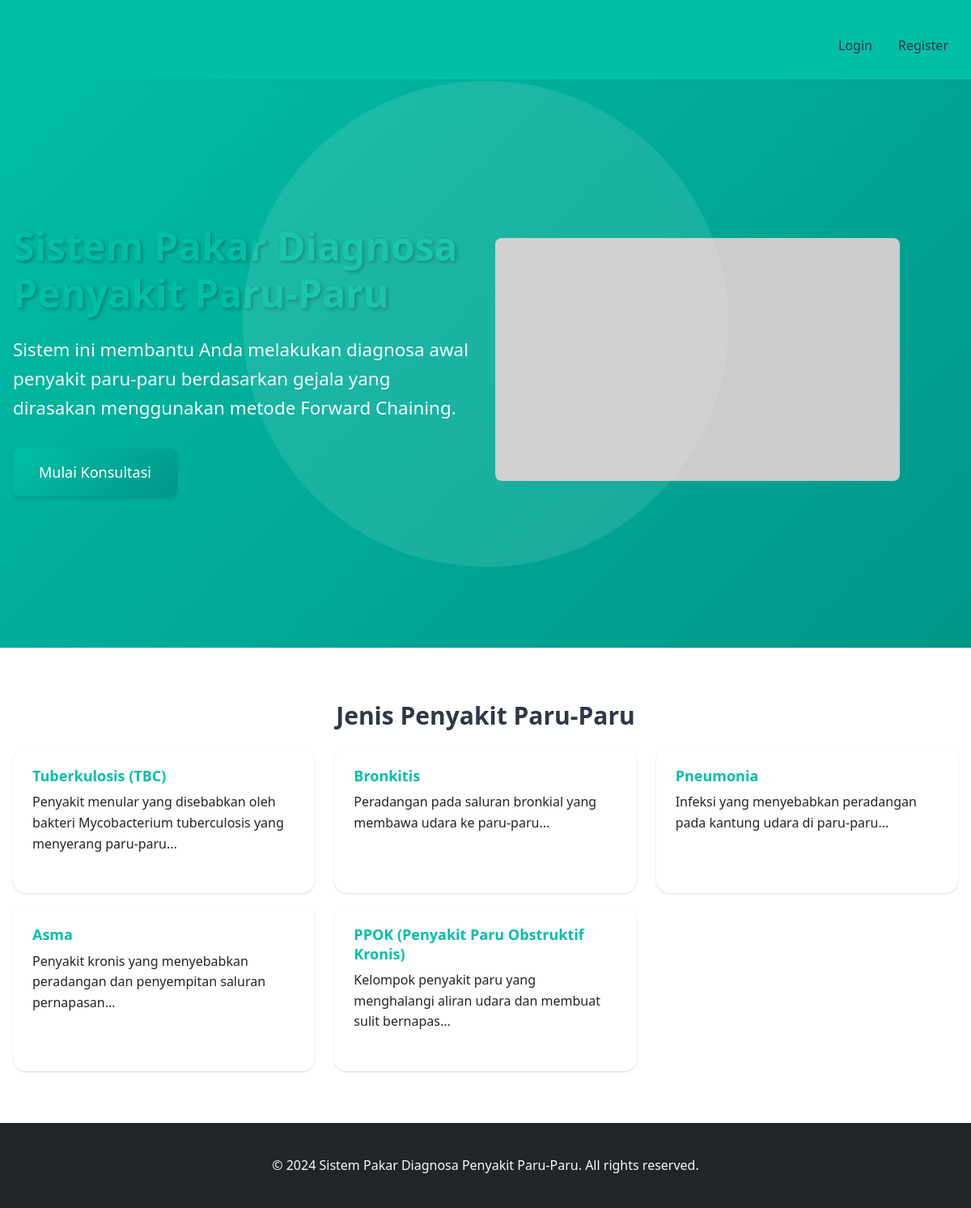
The page /index_lawas.php on the database its author committed.
### tables this page shows
CREATE TABLE penyakit (
    id_penyakit INT AUTO_INCREMENT PRIMARY KEY,
    nama_penyakit VARCHAR(100) NOT NULL,
    deskripsi TEXT,
    solusi TEXT
);

### koneksi.php (called while the page is built, shortened)
<?php
function is_logged_in() {
    return isset($_SESSION['user_id']);
}
?>

### index_lawas.php (the view, shortened to what this page needs)
<?php include 'koneksi.php'; ?>
<!DOCTYPE html>
<html lang="id">
<head>
    <link href="https://cdn.jsdelivr.net/npm/bootstrap@5.3.0/dist/css/bootstrap.min.css" rel="stylesheet">
    <link rel="stylesheet" href="assets/css/style.css">
</head>
<body>
    <nav class="navbar navbar-expand-lg navbar-dark bg-primary">
        <div class="container">
            <a class="navbar-brand" href="index.php">
            </a>
            <div class="navbar-nav ms-auto">
                <?php if (is_logged_in()): ?>
                    <?php if (is_admin()): ?>
                        <a class="nav-link" href="admin/dashboard.php">Dashboard Admin</a>
                    <?php else: ?>
                        <a class="nav-link" href="user/dashboard.php">Dashboard User</a>
                    <?php endif; ?>
                    <a class="nav-link" href="logout.php">Logout</a>
                <?php else: ?>
                    <a class="nav-link" href="login.php">Login</a>
                    <a class="nav-link" href="register.php">Register</a>
                <?php endif; ?>
            </div>
        </div>
    </nav>
    <section class="hero bg-light py-5">
        <div class="container">
            <div class="row align-items-center">
                <div class="col-md-6">
                    <h1 class="display-4 fw-bold text-primary">Sistem Pakar Diagnosa Penyakit Paru-Paru</h1>
                    <p class="lead">Sistem ini membantu Anda melakukan diagnosa awal penyakit paru-paru berdasarkan gejala yang dirasakan menggunakan metode Forward Chaining.</p>
                    <?php if (!is_logged_in()): ?>
                        <a href="register.php" class="btn btn-primary btn-lg">Mulai Konsultasi</a>
                    <?php else: ?>
                        <a href="user/konsultasi.php" class="btn btn-primary btn-lg">Mulai Konsultasi</a>
                    <?php endif; ?>
                </div>
                <div class="col-md-6">
                    <img src="https://via.placeholder.com/500x300" alt="Sistem Pakar" class="img-fluid rounded">
                </div>
            </div>
        </div>
    </section>
    <section class="py-5">
        <div class="container">
            <h2 class="text-center mb-5">Jenis Penyakit Paru-Paru</h2>
            <div class="row">
                <?php
                $query = "SELECT * FROM penyakit LIMIT 5";
                $result = mysqli_query($koneksi, $query);
                while ($row = mysqli_fetch_assoc($result)):
                ?>
                <div class="col-md-4 mb-4">
                    <div class="card h-100">
                        <div class="card-body">
                            <h5 class="card-title text-primary"><?= $row['nama_penyakit'] ?></h5>
                            <p class="card-text"><?= substr($row['deskripsi'], 0, 100) ?>...</p>
                        </div>
                    </div>
                </div>
                <?php endwhile; ?>
            </div>
        </div>
    </section>
    <footer class="bg-dark text-light py-4">
        <div class="container text-center">
            <p>&copy; 2024 Sistem Pakar Diagnosa Penyakit Paru-Paru. All rights reserved.</p>
        </div>
    </footer>
</body>
</html>

### rows shown on the page
penyakit: nama_penyakit "Tuberkulosis (TBC)", deskripsi "Penyakit menular yang disebabkan oleh bakteri Mycobacterium tuberculosis yang menyerang paru-paru"
penyakit: nama_penyakit "Bronkitis", deskripsi "Peradangan pada saluran bronkial yang membawa udara ke paru-paru"
penyakit: nama_penyakit "Pneumonia", deskripsi "Infeksi yang menyebabkan peradangan pada kantung udara di paru-paru"
penyakit: nama_penyakit "Asma", deskripsi "Penyakit kronis yang menyebabkan peradangan dan penyempitan saluran pernapasan"
penyakit: nama_penyakit "PPOK (Penyakit Paru Obstruktif Kronis)", deskripsi "Kelompok penyakit paru yang menghalangi aliran udara dan membuat sulit bernapas"
